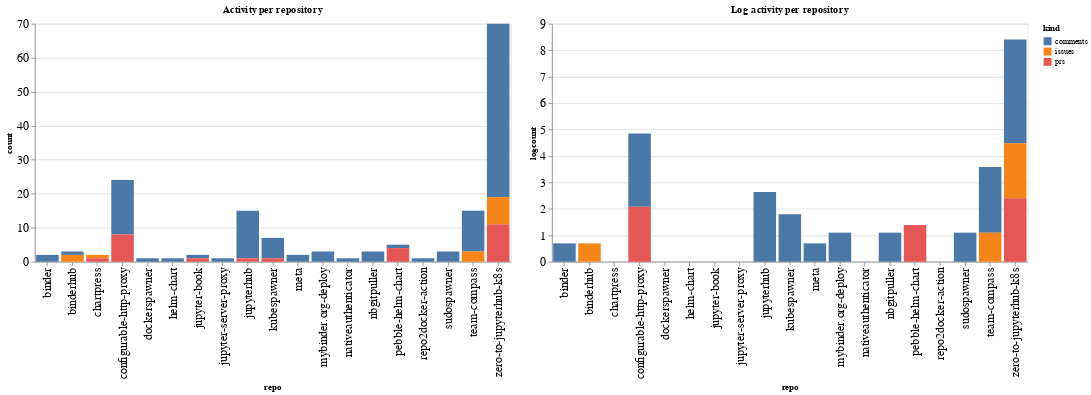

Source (notebook cell):
### Code cell
ch1 = alt.Chart(repo_summaries, width=600, title="Activity per repository").mark_bar().encode(
    x='repo',
    y='count',
    color='kind',
    tooltip="kind"
)

ch2 = alt.Chart(repo_summaries, width=600, title="Log activity per repository").mark_bar().encode(
    x='repo',
    y='logcount',
    color='kind',
    tooltip="kind"
)

ch1 | ch2

### Figure 1 — Vega-Lite specification as saved in the notebook (floating-point values rounded to 4 significant figures)
{"config": {"axisLeft": {"labelFontSize": 15}, "axisBottom": {"labelFontSize": 15}}, "hconcat": [{"mark": "bar", "encoding": {"color": {"type": "nominal", "field": "kind"}, "tooltip": {"type": "nominal", "field": "kind"}, "x": {"type": "nominal", "field": "repo"}, "y": {"type": "quantitative", "field": "count"}}, "title": "Activity per repository", "width": 600}, {"mark": "bar", "encoding": {"color": {"type": "nominal", "field": "kind"}, "tooltip": {"type": "nominal", "field": "kind"}, "x": {"type": "nominal", "field": "repo"}, "y": {"type": "quantitative", "field": "logcount"}}, "title": "Log activity per repository", "width": 600}], "data": {"name": "data-141d7134425f0637bfbfd4e5c477477d"}, "$schema": "https://vega.github.io/schema/vega-lite/v4.8.1.json", "datasets": {"data-141d7134425f0637bfbfd4e5c477477d": [{"repo": "binder", "kind": "comments", "count": 2, "logcount": 0.6931}, {"repo": "binderhub", "kind": "comments", "count": 1, "logcount": 0.0}, {"repo": "binderhub", "kind": "issues", "count": 2, "logcount": 0.6931}, {"repo": "chartpress", "kind": "issues", "count": 1, "logcount": 0.0}, {"repo": "chartpress", "kind": "prs", "count": 1, "logcount": 0.0}, {"repo": "configurable-http-proxy", "kind": "comments", "count": 16, "logcount": 2.773}, {"repo": "configurable-http-proxy", "kind": "prs", "count": 8, "logcount": 2.079}, {"repo": "dockerspawner", "kind": "comments", "count": 1, "logcount": 0.0}, {"repo": "helm-chart", "kind": "comments", "count": 1, "logcount": 0.0}, {"repo": "jupyter-book", "kind": "comments", "count": 1, "logcount": 0.0}, {"repo": "jupyter-book", "kind": "prs", "count": 1, "logcount": 0.0}, {"repo": "jupyter-server-proxy", "kind": "comments", "count": 1, "logcount": 0.0}, {"repo": "jupyterhub", "kind": "comments", "count": 14, "logcount": 2.639}, {"repo": "jupyterhub", "kind": "prs", "count": 1, "logcount": 0.0}, {"repo": "kubespawner", "kind": "comments", "count": 6, "logcount": 1.792}, {"repo": "kubespawner", "kind": "prs", "count": 1, "logcount": 0.0}, {"repo": "meta", "kind": "comments", "count": 2, "logcount": 0.6931}, {"repo": "mybinder.org-deploy", "kind": "comments", "count": 3, "logcount": 1.099}, {"repo": "nativeauthenticator", "kind": "comments", "count": 1, "logcount": 0.0}, {"repo": "nbgitpuller", "kind": "comments", "count": 3, "logcount": 1.099}, {"repo": "pebble-helm-chart", "kind": "comments", "count": 1, "logcount": 0.0}, {"repo": "pebble-helm-chart", "kind": "prs", "count": 4, "logcount": 1.386}, {"repo": "repo2docker-action", "kind": "comments", "count": 1, "logcount": 0.0}, {"repo": "sudospawner", "kind": "comments", "count": 3, "logcount": 1.099}, {"repo": "team-compass", "kind": "comments", "count": 12, "logcount": 2.485}, {"repo": "team-compass", "kind": "issues", "count": 3, "logcount": 1.099}, {"repo": "zero-to-jupyterhub-k8s", "kind": "comments", "count": 51, "logcount": 3.932}, {"repo": "zero-to-jupyterhub-k8s", "kind": "issues", "count": 8, "logcount": 2.079}, {"repo": "zero-to-jupyterhub-k8s", "kind": "prs", "count": 11, "logcount": 2.398}]}}
